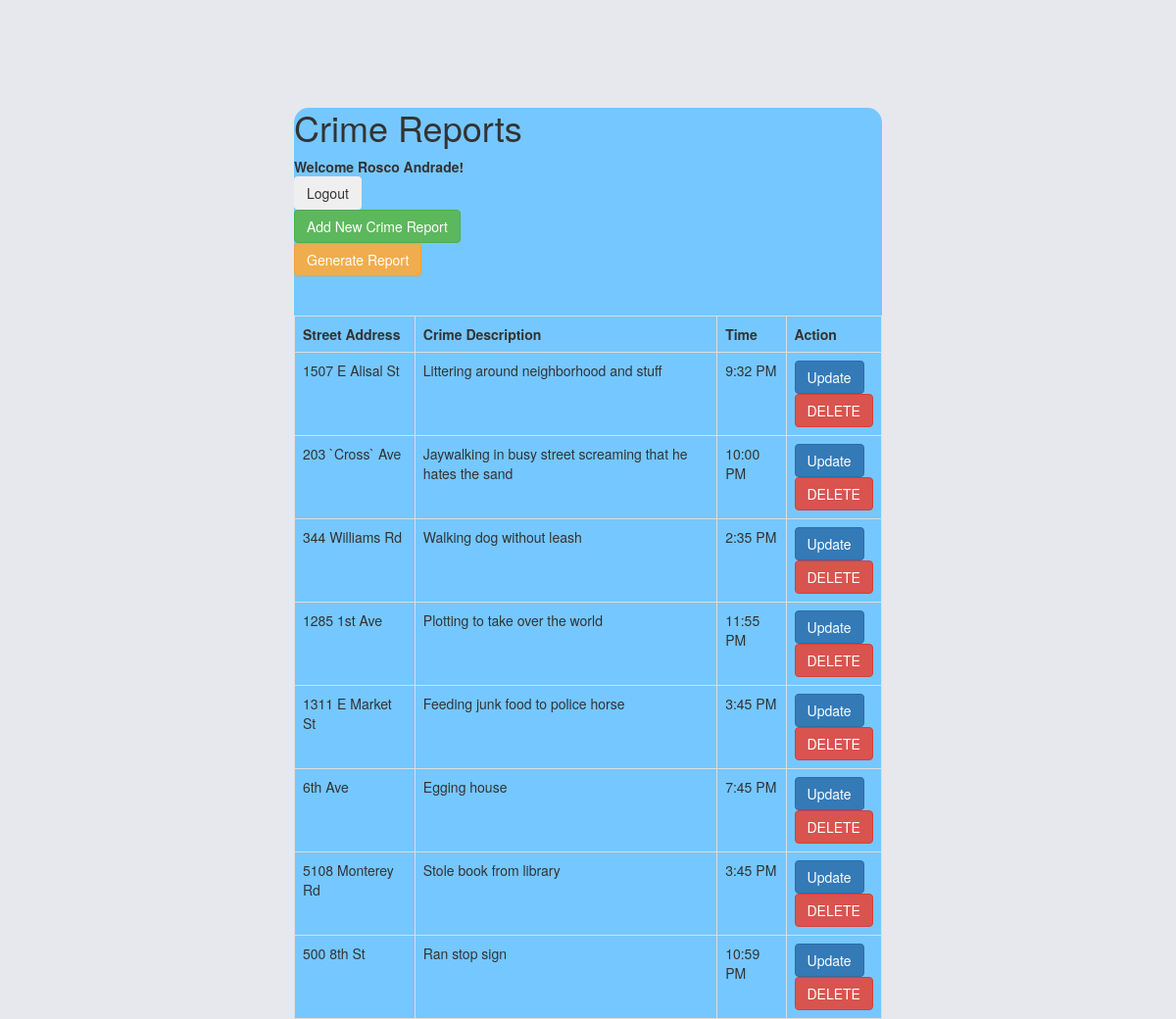
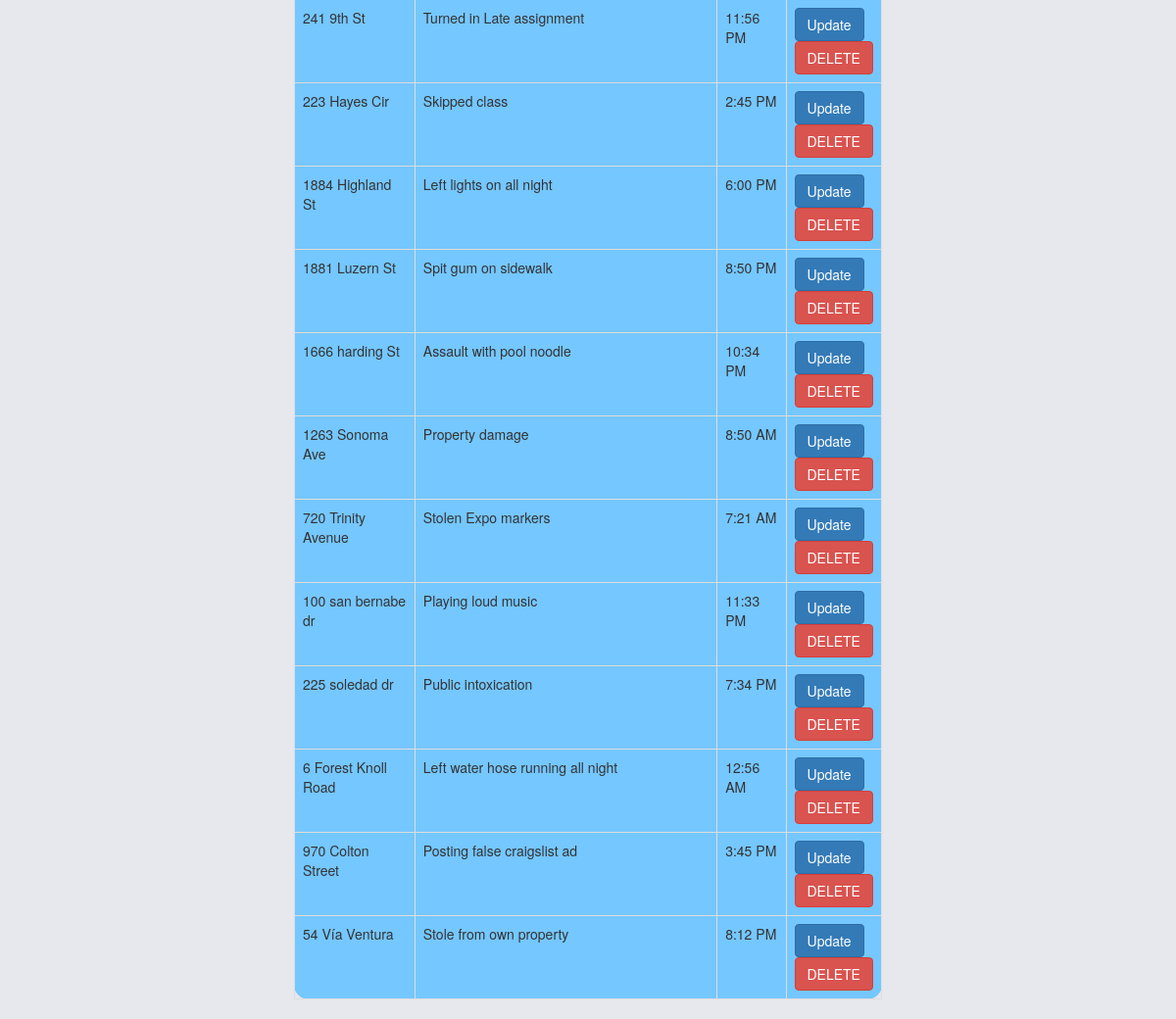
The page /records.php (signed in) on the database its author committed (2 pictures, top to bottom).
### tables this page shows
CREATE TABLE IF NOT EXISTS `Crime_Report` (
  `Crime_Description` char(100) DEFAULT NULL,
  `Time` varchar(50) DEFAULT NULL,
  `Category` int(11) DEFAULT NULL,
  `Address_Id` int(11) DEFAULT NULL,
  `City_Id` int(11) DEFAULT NULL,
  UNIQUE KEY `Address_Id` (`Address_Id`)
);

CREATE TABLE IF NOT EXISTS `Street_Address` (
  `Street_Address` char(50) DEFAULT NULL,
  `Latitude` double DEFAULT NULL,
  `Longitude` double DEFAULT NULL,
  `Zipcode` int(11) DEFAULT NULL,
  `City_Id` int(11) DEFAULT NULL,
  `Address_Id` int(11) NOT NULL DEFAULT '0',
  PRIMARY KEY (`Address_Id`),
  UNIQUE KEY `Address_Id` (`Address_Id`),
  UNIQUE KEY `Street_Address` (`Street_Address`),
  UNIQUE KEY `Latitude` (`Latitude`)
);

### records.php (the view, shortened to what this page needs)
<!DOCTYPE html>
<html lang="en">
<head>
<link rel="stylesheet" type="text/css" href="css/styles.css">
  <link rel="stylesheet" href="https://maxcdn.bootstrapcdn.com/bootstrap/3.3.7/css/bootstrap.min.css">
</head>
<?php
$conn = getDatabaseConnectionMysqli();
function displayAllProducts(){
    global $conn;
    $sql = "SELECT *
                    FROM Crime_Report, Street_Address
                    WHERE Crime_Report.Address_Id = Street_Address.Address_Id";
    $records = mysqli_query($conn, $sql);
         echo "<table align = 'center' class = 'table table-hover table-bordered'>";
         echo "<th> Street Address </th>";
         echo "<th> Crime Description </th>";
         echo "<th> Time </th>";
         echo "<th> Action </th>";
        while ($row = mysqli_fetch_assoc($records)) {
          echo "<tr class = 'row_color'>";
          echo "<td>" . $row['Street_Address'] . "</td>";
          echo "<td>" . $row['Crime_Description'] . "</td>";
          echo "<td>" . $row['Time'] . "</td>";
          echo "<td> <form action=updateCrimeReport.php>";
          echo "<input class='btn btn-primary' type='submit' value='Update'/></form>";
          echo "<form action = deleteCrimeReport.php>";
          echo "<input class='btn btn-danger' type='submit' value='DELETE'/></form>";
          echo "</td>";
          echo "</tr>";
        }
        echo "</table>";
}
?>
<body style="background-color: #e6e8ed">
  <div id = "center_div" class = "background">
    <header>
      <h1>Crime Reports</h1>
    </header>
    <div>
     <strong> Welcome <?=$_SESSION['adminName']?>! </strong>
     <form action="logout.php">
        <input  class="btn btn-basic" type="submit" value="Logout" />
     </form>
     <form action="addCrimeReport.php">
        <input class="btn btn-success" type="submit" value="Add New Crime Report" />
     </form>
    <form action ="generateReport.php">
        <input class="btn btn-warning" type="submit" value="Generate Report"/>
    </form>
      <br /><br />
      <?=displayAllProducts()?>
    </div>
  </div>
</body>
</html>

### css/styles.css (style rules this page uses)
.background { background-color: #75c7ff; margin: 0 auto; width: 50%; border-radius: 15px; height: 70%; }
body { padding-top: 90px; }

### rows shown on the page
crime_report: Address_Id.Street_Address "1507 E Alisal St", Crime_Description "Littering around neighborhood and stuff", Time "9:32 PM"
crime_report: Address_Id.Street_Address "203 `Cross` Ave", Crime_Description "Jaywalking in busy street screaming that he hates the sand", Time "10:00 PM"
crime_report: Address_Id.Street_Address "344 Williams Rd", Crime_Description "Walking dog without leash", Time "2:35 PM"
crime_report: Address_Id.Street_Address "1285 1st Ave", Crime_Description "Plotting to take over the world", Time "11:55 PM"
crime_report: Address_Id.Street_Address "1311 E Market St", Crime_Description "Feeding junk food to police horse", Time "3:45 PM"
crime_report: Address_Id.Street_Address "6th Ave", Crime_Description "Egging house", Time "7:45 PM"
crime_report: Address_Id.Street_Address "5108 Monterey Rd", Crime_Description "Stole book from library", Time "3:45 PM"
crime_report: Address_Id.Street_Address "500 8th St", Crime_Description "Ran stop sign", Time "10:59 PM"
crime_report: Address_Id.Street_Address "241 9th St", Crime_Description "Turned in Late assignment", Time "11:56 PM"
crime_report: Address_Id.Street_Address "223 Hayes Cir", Crime_Description "Skipped class", Time "2:45 PM"
crime_report: Address_Id.Street_Address "1884 Highland St", Crime_Description "Left lights on all night", Time "6:00 PM"
crime_report: Address_Id.Street_Address "1881 Luzern St", Crime_Description "Spit gum on sidewalk", Time "8:50 PM"
crime_report: Address_Id.Street_Address "1666 harding St", Crime_Description "Assault with pool noodle", Time "10:34 PM"
crime_report: Address_Id.Street_Address "1263 Sonoma Ave", Crime_Description "Property damage", Time "8:50 AM"
crime_report: Address_Id.Street_Address "720 Trinity Avenue", Crime_Description "Stolen Expo markers", Time "7:21 AM"
crime_report: Address_Id.Street_Address "100 san bernabe dr", Crime_Description "Playing loud music", Time "11:33 PM"
crime_report: Address_Id.Street_Address "225 soledad dr", Crime_Description "Public intoxication", Time "7:34 PM"
crime_report: Address_Id.Street_Address "6 Forest Knoll Road", Crime_Description "Left water hose running all night", Time "12:56 AM"
crime_report: Address_Id.Street_Address "970 Colton Street", Crime_Description "Posting false craigslist ad", Time "3:45 PM"
crime_report: Address_Id.Street_Address "54 Vía Ventura", Crime_Description "Stole from own property", Time "8:12 PM"

### other values the page prints
$_SESSION['adminName'] "Rosco Andrade"
